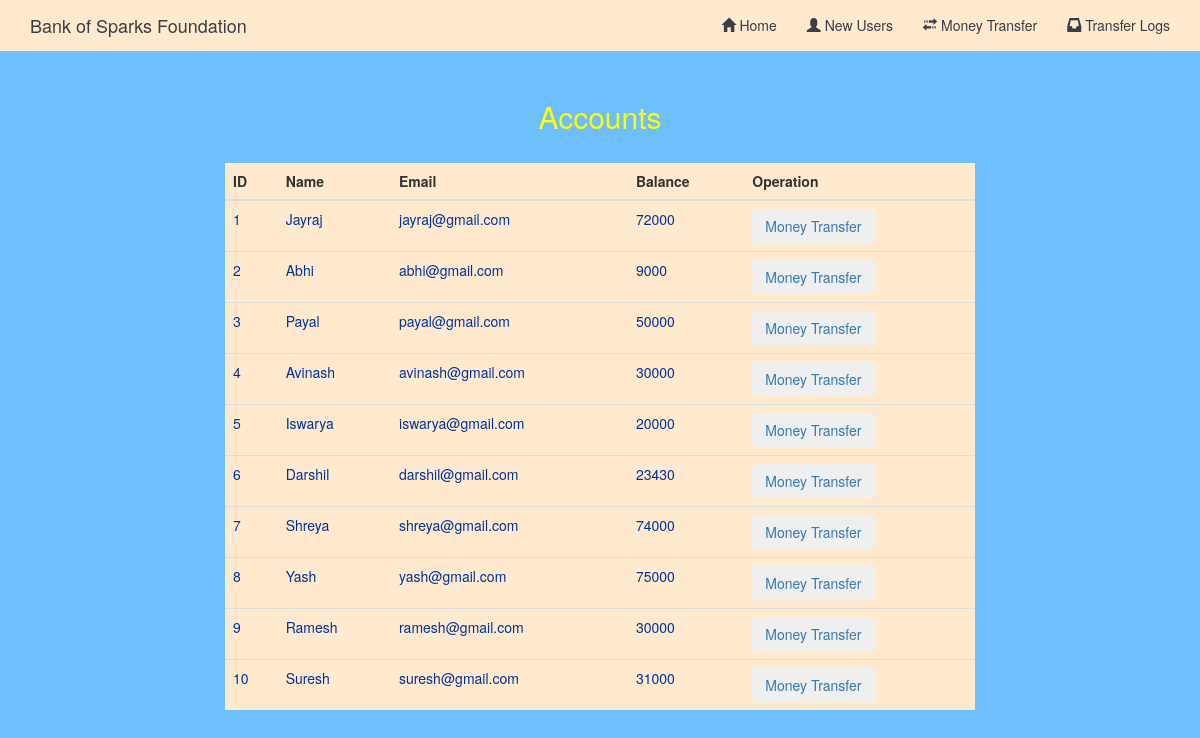
/transaction.php, run on the app's committed database.
### tables this page shows
CREATE TABLE `users` (
  `id` int(255) NOT NULL,
  `name` varchar(255) NOT NULL,
  `email` varchar(255) NOT NULL,
  `balance` int(255) NOT NULL
);

### transaction.php (the view, shortened to what this page needs)
<?php
include 'includes/common.php';
$select="SELECT * FROM users";
$select_query=mysqli_query($con,$select);
?>
<!DOCTYPE html>
<html lang="en">
<head>
    <link rel="stylesheet" href="https://maxcdn.bootstrapcdn.com/bootstrap/3.3.7/css/bootstrap.min.css" >
    <link rel="stylesheet" href="css/style.css">
</head>
<body style="background-color : #6ebffd; ">
<?php
include 'includes/header.php';
?>
<div class="container">
<div class="row">
<h2 class="text-center" style="margin-top: 100px; color: #ffff00">Accounts</h2>
<br>
<div class="col-md-offset-2 col-md-8">
<table class="table" style="background-color : #ffeacf; ">
<thead>
<tr>
<th>ID</th>
<th>Name</th>
<th>Email</th>
<th>Balance</th>
<th>Operation</th>
</tr>
</thead>
<tbody>
<?php
while($row=mysqli_fetch_assoc($select_query)){
?>
<tr style="color : #003399" >
<td ><?php echo $row['id'] ?></td>
<td ><?php echo $row['name']?></td>
<td ><?php echo $row['email']?></td>
<td ><?php echo $row['balance']?></td>
<td><a href="transfer.php?id= <?php echo $row['id'] ; ?>"> <button type="button" class="btn">Money Transfer</button></a></td>
</tr>
<?php
}
?>
</tbody>
</table>
</div>
</div>
</div>
</body>
</html>

### includes/header.php (shortened to what this page needs)
<nav class="navbar navbar-fixed-top " style="background-color:#ffeacf;">
<div class="container">
<div class="navbar-header">
<a class="navbar-brand" style="color: #393e46;">Bank of Sparks Foundation</a>
</div>
<div class="collapse navbar-collapse" id="mynavbar">
<ul class="nav navbar-nav navbar-right" >
<li><a href = "index.php" style="color: #393e46;"><span class = "glyphicon glyphicon-home"></span> Home</a></li>
<li><a href="user.php" style="color: #393e46;"><span class="glyphicon glyphicon-user"></span> New Users</a></li>
<li><a href="transaction.php" style="color: #393e46;"><span class="glyphicon glyphicon-transfer"></span> Money Transfer</a></li>
<li><a href="history.php" style="color: #393e46;"><span class="glyphicon glyphicon-inbox"></span> Transfer Logs</a></li>
</ul>
</div>
</div>
</nav>

### data on the page
users: id "1", name "Jayraj", email "jayraj@gmail.com", balance "72000"
users: id "2", name "Abhi", email "abhi@gmail.com", balance "9000"
users: id "3", name "Payal", email "payal@gmail.com", balance "50000"
users: id "4", name "Avinash", email "avinash@gmail.com", balance "30000"
users: id "5", name "Iswarya", email "iswarya@gmail.com", balance "20000"
users: id "6", name "Darshil", email "darshil@gmail.com", balance "23430"
users: id "7", name "Shreya", email "shreya@gmail.com", balance "74000"
users: id "8", name "Yash", email "yash@gmail.com", balance "75000"
users: id "9", name "Ramesh", email "ramesh@gmail.com", balance "30000"
users: id "10", name "Suresh", email "suresh@gmail.com", balance "31000"
